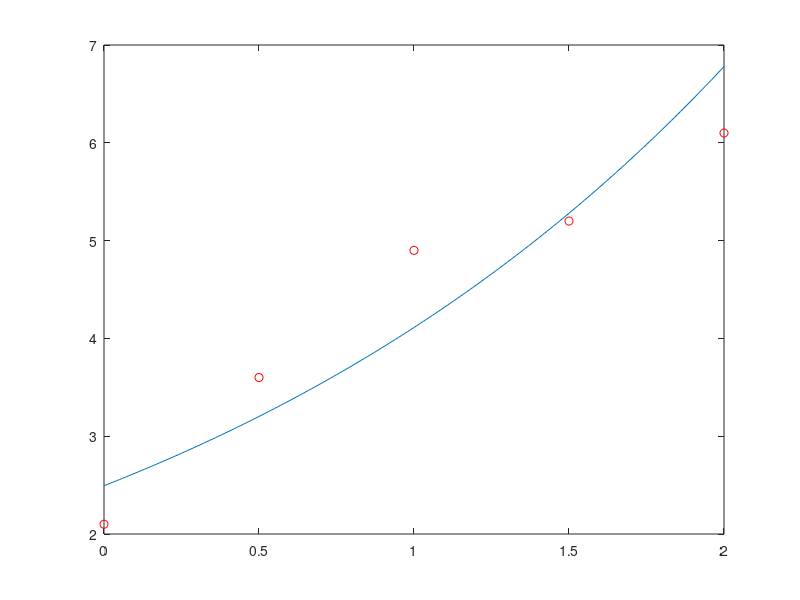

This figure's MATLAB source:
%Ejercicio 3
j=1;
for i=0:0.01:2
    x(j) = i;
    j = j+1;
end
y = (3309/1327) * exp((2924/5847) * x);

x_o = [0 0.5 1 1.5 2];
y_o = [2.1 3.6 4.9 5.2 6.1];

plot(x,y,x_o,y_o,'or');